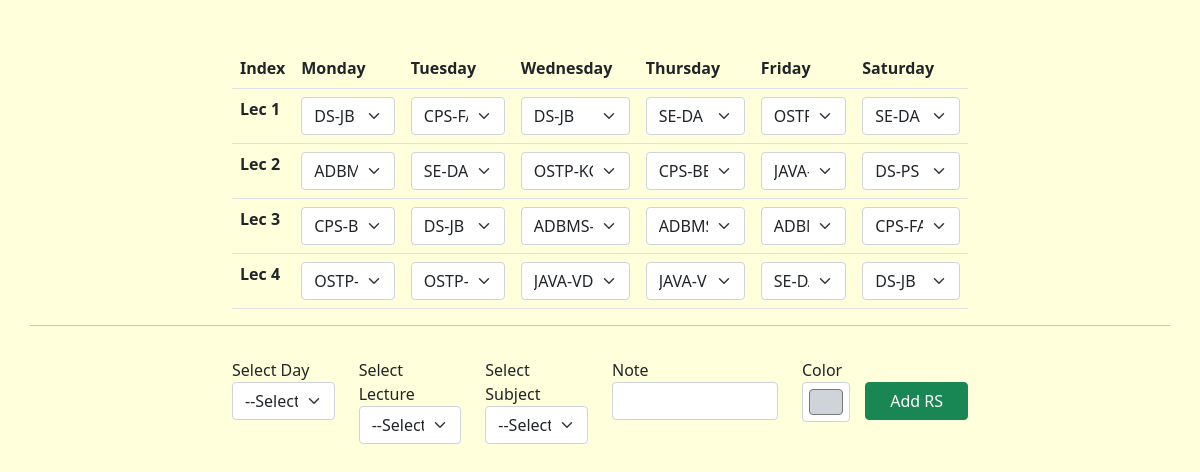
The page /ADMSmit/index.php?class=1 on the database as committed earlier.
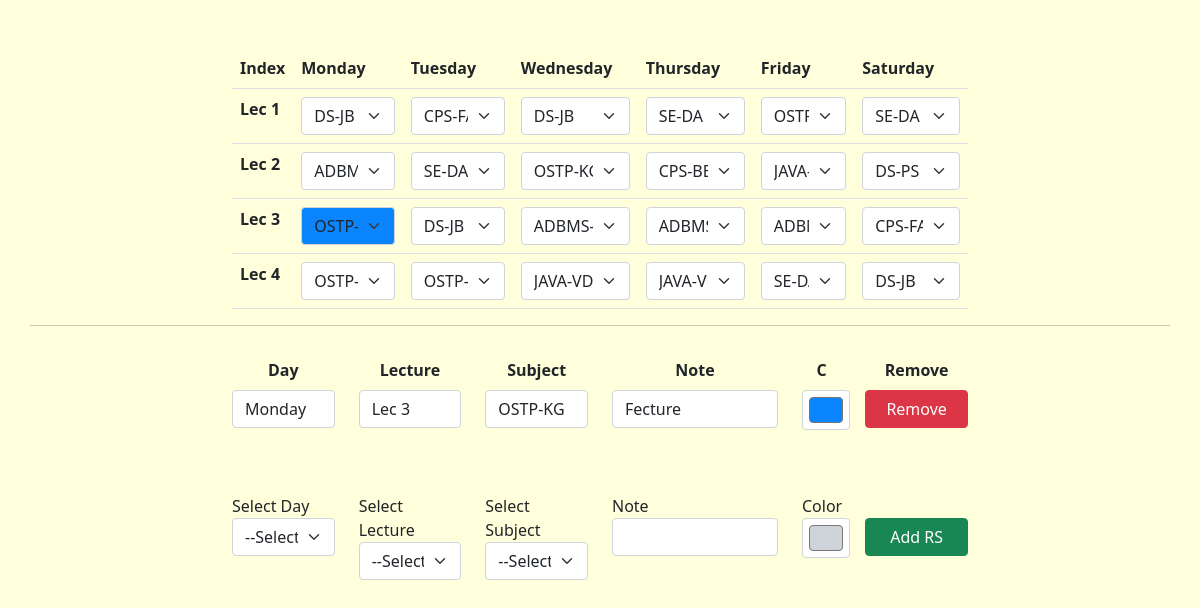
The same page on the database as committed later.
### tables this page shows
CREATE TABLE `timetable` (
  `tt_id` int(11) NOT NULL,
  `tt_class` int(11) NOT NULL,
  `tt_day` int(11) NOT NULL,
  `tt_rank` int(11) NOT NULL,
  `tt_subject` int(11) DEFAULT NULL,
  `tt_status` int(11) NOT NULL DEFAULT 1
);

CREATE TABLE `subjects` (
  `s_id` int(11) NOT NULL,
  `s_subject` varchar(100) NOT NULL,
  `s_faculty` varchar(100) NOT NULL,
  `s_short` varchar(20) NOT NULL,
  `s_link` varchar(100) NOT NULL,
  `s_status` int(11) NOT NULL DEFAULT 1
);

CREATE TABLE `reschedules` (
  `rs_id` int(11) NOT NULL,
  `rs_class` int(11) NOT NULL,
  `rs_day` int(11) NOT NULL,
  `rs_rank` int(11) NOT NULL,
  `rs_subject` int(11) DEFAULT NULL,
  `rs_note` varchar(255) NOT NULL,
  `rs_color` varchar(255) NOT NULL,
  `rs_status` int(11) NOT NULL DEFAULT 1
);

### config.php (called while the page is built, shortened)
<?php
$days = array(
    "Monday",
    "Tuesday",
    "Wednesday",
    "Thursday",
    "Friday",
    "Saturday",
);
$lectures = array(
    "Lec 1",
    "Lec 2",
    "Lec 3",
    "Lec 4",
);

### ADMSmit/index.php (the view, shortened to what this page needs)
<?php
include("../config.php");
?>
<!DOCTYPE html>
<html lang="en">
<head>
    <link rel="stylesheet" href="https://cdnjs.cloudflare.com/ajax/libs/bootstrap/5.1.3/css/bootstrap.min.css" />
</head>
<body style="background-color: #ffffdb;">
    <?php
    if (isset($_GET["class"])) {
        $tt = array(
            array(null, null, null, null),
            array(null, null, null, null),
            array(null, null, null, null),
            array(null, null, null, null),
            array(null, null, null, null),
            array(null, null, null, null),
        );
        $rss = array();
        $stmt = $con->prepare("SELECT * FROM `subjects` WHERE `s_status` = 1");
        $stmt->execute();
        $temp_subjects = $stmt->fetchAll(PDO::FETCH_ASSOC);
        $subjects = array();
        foreach ($temp_subjects as $temp_subject) {
            $subjects[$temp_subject["s_id"]] = $temp_subject;
        }
        $stmt = $con->prepare("SELECT * FROM `reschedules` WHERE `rs_status` = 1");
        $stmt->execute();
        $reschedules = $stmt->fetchAll(PDO::FETCH_ASSOC);
        $stmt = $con->prepare("SELECT * FROM `timetable` WHERE `tt_class` = ?");
        $stmt->execute([$_GET["class"]]);
        $rows = $stmt->fetchAll(PDO::FETCH_ASSOC);
        foreach ($rows as $row) {
            $tt[$row["tt_day"]][$row["tt_rank"]] = $row["tt_subject"];
        }
        foreach ($reschedules as $reschedule) {
            $tt[$reschedule["rs_day"]][$reschedule["rs_rank"]] = $reschedule["rs_subject"];
            $rss[$reschedule["rs_day"]][$reschedule["rs_rank"]] = array("color" => $reschedule["rs_color"], "id" => $reschedule["rs_id"], "note" => $reschedule["rs_note"]);
        }
    ?>
        <div class="container">
            <div class="row">
                <div class="col-lg-8 offset-lg-2 pt-5">
                    <table class="table">
                        <tr>
                            <th>Index</th>
                            <th>Monday</th>
                            <th>Tuesday</th>
                            <th>Wednesday</th>
                            <th>Thursday</th>
                            <th>Friday</th>
                            <th>Saturday</th>
                        </tr>
                        <?php
                        for ($j = 0; $j <= 3; $j++) {
                        ?>
                            <tr>
                                <th>Lec <?php echo $j + 1; ?></th>
                                <?php
                                for ($i = 0; $i <= 5; $i++) {
                                ?>
                                    <td>
                                        <select class="form-select lec_select" <?php if (isset($rss[$i][$j])) {
                                                                                    echo "style='background-color:" . $rss[$i][$j]["color"] . ";' id='rs-" . $rss[$i][$j]["id"] . "' data-bs-toggle='tooltip' data-bs-placement='bottom' title='" . $rss[$i][$j]["note"] . "' ";
                                                                                } ?> data-day="<?php echo $i; ?>" data-rank="<?php echo $j; ?>">
                                            <?php
                                            foreach ($subjects as $subject) {
                                            ?>
                                                <option <?php if ($tt[$i][$j] == $subject["s_id"]) {
                                                            echo "selected";
                                                        } ?> value="<?php echo $subject["s_id"]; ?>"><?php echo $subject["s_short"]; ?></option>
                                            <?php
                                            }
                                            ?>
                                        </select>
                                    </td>
                                <?php
                                }
                                ?>
                            </tr>
                        <?php
                        }
                        ?>
                    </table>
                </div>
                <hr>
                <div class="col-8 offset-2 pt-3">
                    <?php
                    if (count($reschedules) > 0) {
                    ?>
                        <div class="row pb-5">
                            <div class="col-12">
                                <div class="row pb-2 text-center" style="font-weight: bold;">
                                    <div class="col-2">Day</div>
                                    <div class="col-2">Lecture</div>
                                    <div class="col-2">Subject</div>
                                    <div class="col-3">Note</div>
                                    <div class="col-1">C</div>
                                    <div class="col-2">Remove</div>
                                </div>
                            </div>
                            <?php
                            foreach ($reschedules as $reschedule) {
                            ?>
                                <div class="col-12 pb-3">
                                    <div class="row">
                                        <div class="col-2">
                                            <input class="form-control" value="<?php echo $days[$reschedule["rs_day"]]; ?>">
                                        </div>
                                        <div class="col-2">
                                            <input class="form-control" value="<?php echo $lectures[$reschedule["rs_rank"]]; ?>">
                                        </div>
                                        <div class="col-2">
                                            <input class="form-control" value="<?php if ($reschedule["rs_subject"] != NULL) {
                                                                                    echo $subjects[$reschedule["rs_subject"]]["s_short"];
                                                                                } else {
                                                                                    echo "None";
                                                                                } ?>">
                                        </div>
                                        <div class="col-3">
                                            <input type="text" class="form-control rs_note" data-rs="<?php echo $reschedule["rs_id"]; ?>" value="<?php echo $reschedule["rs_note"]; ?>">
                                        </div>
                                        <div class="col-1">
                                            <input type="color" class="form-control form-control-color rs_color" data-rs="<?php echo $reschedule["rs_id"]; ?>" value="<?php echo $reschedule["rs_color"]; ?>">
                                        </div>
                                        <div class="col-2">
                                            <a href="index.php?class=<?php echo $_REQUEST["class"]; ?>&rs_del=<?php echo $reschedule["rs_id"]; ?>"><button class="btn btn-danger w-100">Remove</button></a>
                                        </div>
                                    </div>
                                </div>
                            <?php
                            }
                            ?>
                        </div>
                    <?php
                    }
                    ?>
                    <form action="index.php?class=<?php echo $_REQUEST["class"]; ?>" method="post">
                        <div class="row">
                            <div class="col-2">
                                <label>Select Day</label>
                                <select class="form-select" name="rs_day" required>
                                    <option value="">--Select--</option>
                                </select>
                            </div>
                            <div class="col-2">
                                <label>Select Lecture</label>
                                <select class="form-select" name="rs_rank" required>
                                    <option value="">--Select--</option>
                                </select>
                            </div>
                            <div class="col-2">
                                <label>Select Subject</label>
                                <select class="form-select" name="rs_subject">
                                    <option value="null">--Select--</option>
                                </select>
                            </div>
                            <div class="col-3">
                                <label>Note</label>
                                <input type="test" name="rs_note" class="form-control">
                            </div>
                            <div class="col-1">
                                <label>Color</label>
                                <input type="color" name="rs_color" class="form-control form-control-color" value="#ced4da">
                            </div>
                            <div class="col-2">
                                <input type="submit" name="rs_add" value="Add RS" class="btn btn-success mt-4 w-100">
                            </div>
                        </div>
                    </form>
                </div>
            </div>
        </div>
    <?php
    }
    ?>
</body>
</html>

Rows that differ between the two databases and show on the page:
added reschedules: value "OSTP-KG", rs_day "Monday", rs_rank "Lec 3", rs_subject.s_short "OSTP-KG", rs_note "Fecture", rs_color "#0b85fe"
Other text that changed with them:
form field value: "CPS-BB" → "DS-JB"
form field value: "DS-JB" → "ADBMS-AC"
form field value: "ADBMS-AC" → "CPS-FACE"
list line gone: "ADBMS-AC"
new list line: "ADBMS-AC"
list line gone: "ADBMS-AC CPS-FACE"
text now shown: "Day Lecture Subject Note C Remove"
